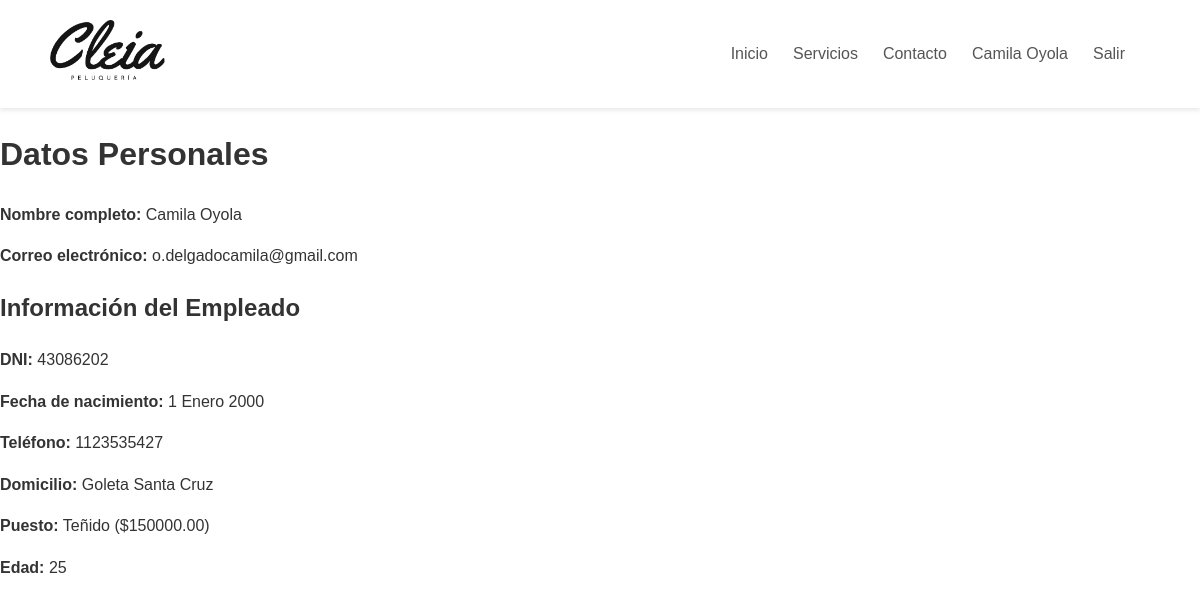
The page /datos_personales/ (signed in) on the database its author committed.
### applications/models.py (models this page shows, shortened)
class User(AbstractUser):
    username = None
    first_name = None
    last_name = None
    email = models.EmailField('Correo electrónico', unique=True)
    nombre = models.CharField('Nombre', max_length=50)
    apellido = models.CharField('Apellido', max_length=50)
    is_cliente = models.BooleanField(default=False)
    is_empleado = models.BooleanField(default=False)
    is_admin = models.BooleanField(default=False)
    objects = CustomUserManager()
    USERNAME_FIELD = 'email'
    REQUIRED_FIELDS = ['nombre', 'apellido']
    def get_full_name(self):
        return f"{self.nombre} {self.apellido}".strip()

class Empleado(models.Model):
    user = models.OneToOneField(
        User,
        on_delete=models.CASCADE,
        related_name='empleado',
        limit_choices_to={'is_empleado': True}, # solo usuarios con is_empleado=True
        )
    dni = models.CharField(max_length=8, verbose_name='DNI', null=True, blank=True)
    fecha_nacimiento = models.DateField('Fecha de nacimiento', default='2000-01-01')
    telefono = models.CharField(max_length=15, null=True, blank=True)
    domicilio = models.CharField('Domicilio', max_length=100, null=True, blank=True)
    puesto = models.ForeignKey(Servicios, on_delete=models.SET_NULL, null=True, blank=True)
    def edad(self):
        today = date.today()
        return (
            today.year - self.fecha_nacimiento.year
            - ((today.month, today.day) < (self.fecha_nacimiento.month, self.fecha_nacimiento.day))
        )

class Servicios(models.Model):
    tipo_servicio = models.CharField('Tipo de servicio', max_length=50)
    costo = models.DecimalField('Costo', max_digits=8, decimal_places=2)
    observaciones = models.TextField('Observaciones', null=True, blank=True)
    def __str__(self):
        return f"{self.tipo_servicio} (${self.costo})"

### applications/views.py (the view)
# urls.py: path('datos_personales/', datos_personales, name='datos_personales'),
def datos_personales(request):
    usuario = request.user
    perfil = None
    if usuario.is_cliente:
        perfil = getattr(usuario, 'cliente', None)
    elif usuario.is_empleado:
        perfil = getattr(usuario, 'empleado', None)
    return render(request, 'includes/datos_personales.html', {'usuario': usuario, 'perfil': perfil})

### templates/includes/datos_personales.html (shortened to what this page needs)
{%load static%}
<!DOCTYPE html>
<html lang="es">
    <link rel="stylesheet" href="{% static 'css/style.css' %}">
<head>
</head>
<body>
    {% include 'includes/navbar.html' %}
    <h1>Datos Personales</h1>
    <p><strong>Nombre completo:</strong> {{ user.nombre }} {{ user.apellido }}</p>
    <p><strong>Correo electrónico:</strong> {{ user.email }}</p>
    {% if user.is_cliente and user.cliente %}
        <h2>Información del Cliente</h2>
        <p><strong>DNI:</strong> {{ user.cliente.dni }}</p>
        <p><strong>Fecha de nacimiento:</strong> {{ user.cliente.fecha_nacimiento }}</p>
        <p><strong>Teléfono:</strong> {{ user.cliente.telefono }}</p>
        <p><strong>Domicilio:</strong> {{ user.cliente.domicilio }}</p>
        <p><strong>Edad:</strong> {{ user.cliente.edad }}</p>
    {% elif user.is_empleado and user.empleado %}
        <h2>Información del Empleado</h2>
        <p><strong>DNI:</strong> {{ user.empleado.dni }}</p>
        <p><strong>Fecha de nacimiento:</strong> {{ user.empleado.fecha_nacimiento }}</p>
        <p><strong>Teléfono:</strong> {{ user.empleado.telefono }}</p>
        <p><strong>Domicilio:</strong> {{ user.empleado.domicilio }}</p>
        <p><strong>Puesto:</strong> {{ user.empleado.puesto }}</p>
        <p><strong>Edad:</strong> {{ user.empleado.edad }}</p>
    {% else %}
        <p>No hay información adicional disponible para este usuario.</p>
    {% endif %}
</body>
</html>

### templates/includes/navbar.html
{%load static%}
<header class="header">
    <div class="logo">
        <a href="{% url 'home' %}">
            <img src="{% static 'images/logo.png' %}" alt="Peluquería Martita" class="logo-img">
        </a>
    </div>
    <nav class="nav-menu">
        <ul>
            <li><a href="{% url 'home' %}">Inicio</a></li>
            <li><a href="#servicios">Servicios</a></li>
            <li><a href="#contacto">Contacto</a></li>
            {% if user.is_authenticated %}
                <li><a href="{% url 'datos_personales' %}">{{ user.get_full_name }}</a></li>
                <li><a href="{% url 'logout' %}">Salir</a></li>
            {% else %}
            <li><a href="{% url 'login' %}">Iniciar Sesión</a></li>
            <li><a href="{% url 'register' %}">Registrarme</a></li>
            {% endif %}
        </ul>
    </nav>
</header>

### public/css/style.css (style rules this page uses)
body { font-family: 'Montserrat', sans-serif !important; margin: 0; padding: 0; line-height: 1.6; color: #333; }
.logo-img { height: 60px; width: auto; }
.header { display: flex; justify-content: space-between; align-items: center; padding: 20px 50px; background-color: #fff; box-shadow: 0 2px 5px rgba(0, 0, 0, 0.1); position: sticky; top: 0; z-index: 1000; }
.nav-menu ul { list-style: none; margin: 0; padding: 0; display: flex; }
.nav-menu li { margin-right: 25px; }
.nav-menu a { text-decoration: none; color: #555; font-weight: 500; transition: color 0.3s ease; }

### rows shown on the page
User: get_full_name "Camila Oyola", nombre "Camila", apellido "Oyola", email "o.delgadocamila@gmail.com", empleado.dni "43086202", empleado.fecha_nacimiento "1 Enero 2000", empleado.telefono "1123535427", empleado.domicilio "Goleta Santa Cruz", empleado.puesto "Teñido ($150000.00)", empleado.edad "25"
